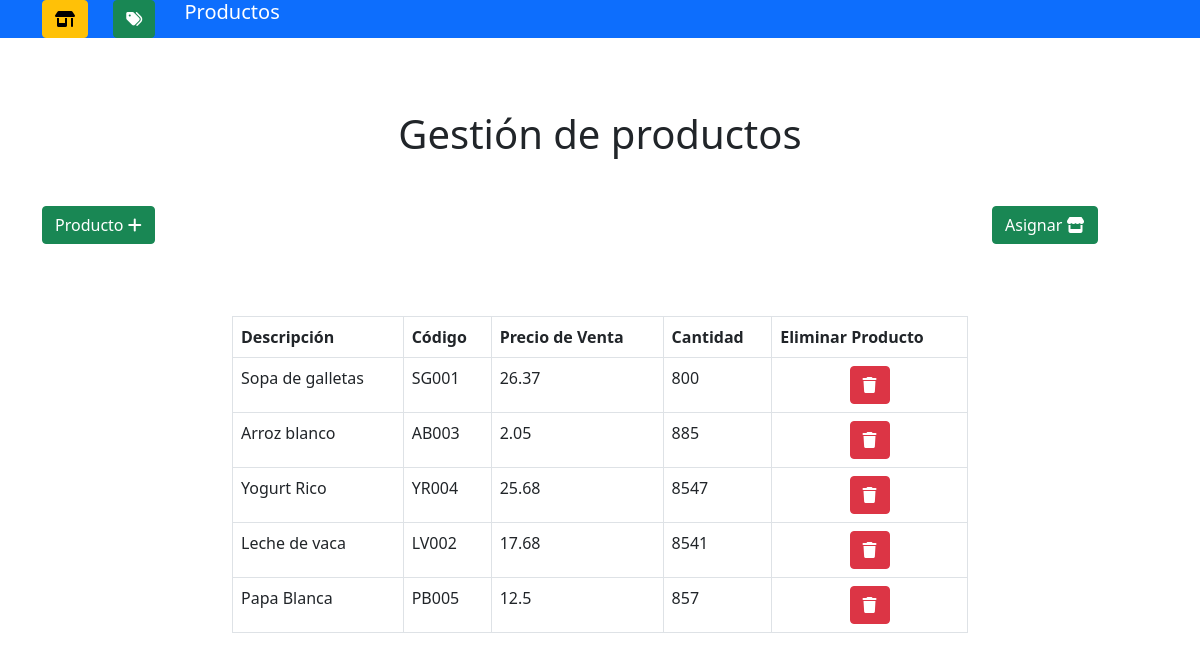
The page /Productos on the database its author committed.
### tiendas/models.py (models this page shows, shortened)
class productoInfo(models.Model):
    descripcion = models.CharField(max_length=32, blank=True, null=True)
    codigo = models.CharField(max_length=32, blank=True, null=True)
    precioVenta = models.CharField(max_length=32, blank=True, null=True)
    cantidad = models.CharField(max_length=32, blank=True, null=True)
    tiendaRelacionada = models.ForeignKey(tiendaInfo, max_length=32, on_delete=models.SET_NULL, blank=True, null=True)

### tiendas/views.py (the view, shortened to what this page needs)
# urls.py: path('Productos', views.productos, name='productos'),
def productos(request):
    return render(request, 'Productos.html', {
        'tiendasTot': tiendaInfo.objects.all().order_by('id'),
        'productosTot': productoInfo.objects.all().order_by('id'),
    })

### tiendas/templates/Productos.html (shortened to what this page needs)
{% load static %}
<!DOCTYPE html>
<html>
    <head>
        <link href="https://cdn.jsdelivr.net/npm/bootstrap@5.0.2/dist/css/bootstrap.min.css" rel="stylesheet">
        <link rel="stylesheet" href="https://cdnjs.cloudflare.com/ajax/libs/font-awesome/6.3.0/css/all.min.css" />
    </head>
    <body>
        <div class="bg-primary">
            <div class="container">
                <div class="row">
                    <div class="col-3 text-white">
                        <div class="row">
                            <div class="col-3" >
                                <a class="btn btn-warning" href="{% url 'tiendas:gestionTienda' %}"><i class="fa-solid fa-shop"></i></a>
                            </div>
                            <div class="col-3">
                                <a class="btn btn-success" href=""><i class="fa-solid fa-tags"></i></a>
                            </div>
                            <div class="col-3">
                                <h5>Productos</h5>
                            </div>
                        </div>
                    </div>
                </div>
            </div>
        </div>
        <br>
        <div class="mt-5 text-center">
            <h1>Gestión de productos</h1>
        </div>
        <div class="container mt-5">
            <div class="row justify-content-between">
                <div class="col-2">
                    <button class="btn btn-success" data-bs-toggle="modal" data-bs-target="#nuevoProducto">Producto <i class="fa-solid fa-plus"></i></button>
                </div>
                <div class="col-2">
                    <button class="btn btn-success" data-bs-toggle="modal" data-bs-target="#asignarProducto">Asignar <i class="fa-solid fa-store"></i></button>
                </div>
            </div>
        </div>
        <br>
        <div class="mt-5 container">
            <div class="row justify-content-center">
                <div class="col-8">
                    <table class="table table-bordered">
                        <thead>
                            <th>Descripción</th>
                            <th>Código</th>
                            <th>Precio de Venta</th>
                            <th>Cantidad</th>
                            <th>Eliminar Producto</th>
                        </thead>
                        <tbody>
                            {% for producto in productosTot %}
                            <tr>
                                <td>{{ producto.descripcion }}</td>
                                <td>{{ producto.codigo }}</td>
                                <td>{{ producto.precioVenta }}</td>
                                <td>{{ producto.cantidad }}</td>
                                <td class="text-center"><a class="btn btn-danger" href="{% url 'tiendas:eliminarProducto' producto.id %}"><i class="fa-solid fa-trash"></i></a></td>
                            </tr>
                            {% endfor %}
                        </tbody>
                    </table>
                </div>
            </div>
        </div>
    </body>
</html>

### rows shown on the page
productoInfo: descripcion "Sopa de galletas", codigo "SG001", precioVenta "26.37", cantidad "800"
productoInfo: descripcion "Arroz blanco", codigo "AB003", precioVenta "2.05", cantidad "885"
productoInfo: descripcion "Yogurt Rico", codigo "YR004", precioVenta "25.68", cantidad "8547"
productoInfo: descripcion "Leche de vaca", codigo "LV002", precioVenta "17.68", cantidad "8541"
productoInfo: descripcion "Papa Blanca", codigo "PB005", precioVenta "12.5", cantidad "857"
